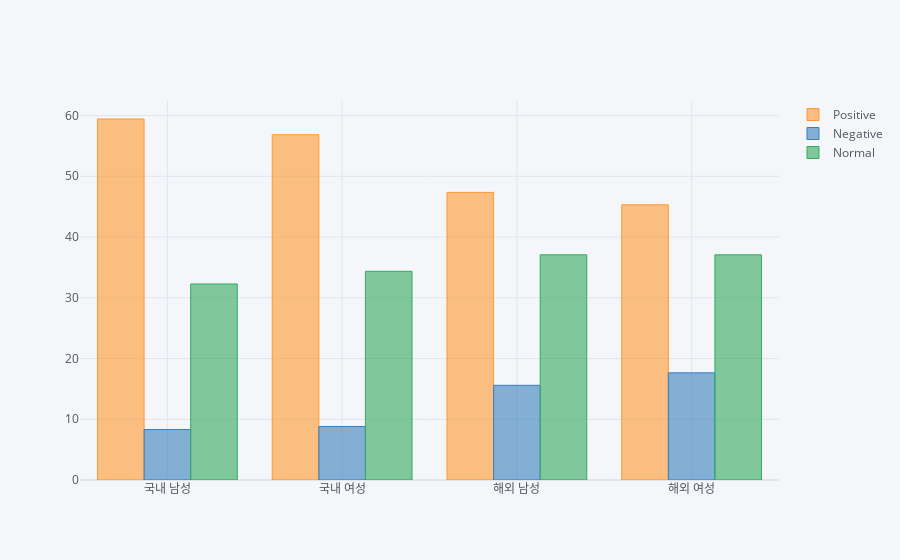

The code cell stored with this chart in its notebook:
### Code cell
g1_pos, g1_neg, g1_normal = get_all_pos_neg_norm(g1)
g2_pos, g2_neg, g2_normal = get_all_pos_neg_norm(g2)
g3_pos, g3_neg, g3_normal = get_all_pos_neg_norm(g3)
g4_pos, g4_neg, g4_normal = get_all_pos_neg_norm(g4)
            
df = pd.DataFrame({
    'Positive': [g1_pos, g2_pos, g3_pos, g4_pos],
    'Negative': [g1_neg, g2_neg, g3_neg, g4_neg],
    'Normal': [g1_normal, g2_normal, g3_normal, g4_normal]
}, index=label)

fig = df.iplot(kind='bar', asFigure=True)
fig.write_html('test.html')
fig

### Figure 1 — Plotly figure (JSON) as saved in the notebook; plotly's stock layout.template omitted (floating-point values rounded to 4 significant figures)
{"data": [{"marker": {"color": "rgba(255, 153, 51, 0.6)", "line": {"color": "rgba(255, 153, 51, 1.0)", "width": 1}}, "name": "Positive", "orientation": "v", "text": "", "type": "bar", "x": ["국내 남성", "국내 여성", "해외 남성", "해외 여성"], "y": [59.42, 56.84, 47.34, 45.3]}, {"marker": {"color": "rgba(55, 128, 191, 0.6)", "line": {"color": "rgba(55, 128, 191, 1.0)", "width": 1}}, "name": "Negative", "orientation": "v", "text": "", "type": "bar", "x": ["국내 남성", "국내 여성", "해외 남성", "해외 여성"], "y": [8.308, 8.807, 15.59, 17.64]}, {"marker": {"color": "rgba(50, 171, 96, 0.6)", "line": {"color": "rgba(50, 171, 96, 1.0)", "width": 1}}, "name": "Normal", "orientation": "v", "text": "", "type": "bar", "x": ["국내 남성", "국내 여성", "해외 남성", "해외 여성"], "y": [32.27, 34.35, 37.07, 37.06]}], "layout": {"legend": {"bgcolor": "#F5F6F9", "font": {"color": "#4D5663"}}, "paper_bgcolor": "#F5F6F9", "plot_bgcolor": "#F5F6F9", "title": {"font": {"color": "#4D5663"}}, "xaxis": {"gridcolor": "#E1E5ED", "showgrid": true, "tickfont": {"color": "#4D5663"}, "title": {"font": {"color": "#4D5663"}, "text": ""}, "zerolinecolor": "#E1E5ED"}, "yaxis": {"gridcolor": "#E1E5ED", "showgrid": true, "tickfont": {"color": "#4D5663"}, "title": {"font": {"color": "#4D5663"}, "text": ""}, "zerolinecolor": "#E1E5ED"}}}
